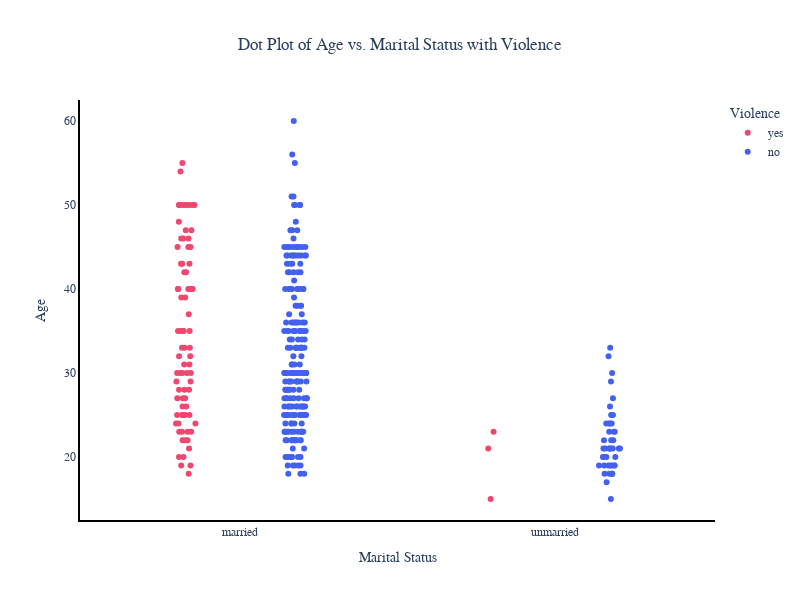

Here is the notebook cell this chart was saved with:
### Code cell
import plotly.express as px

custom_color_sequence = ['#ef476f', '#4361ee']

fig_dot = px.strip(df, x='Marital status', y='Age', color='Violence',
                   category_orders={'Marital status': ['married', 'unmarried']},
                   color_discrete_sequence=custom_color_sequence,
                   title='Dot Plot of Age vs. Marital Status with Violence',
                   hover_data=df.columns
                   )

fig_dot.update_layout(
    xaxis=dict(title='Marital Status', showline=True, linewidth=2, linecolor='black'),
    yaxis=dict(title='Age', showline=True, linewidth=2, linecolor='black'),
    legend_title='Violence',
    font=dict(family="cursive", size=12),
    plot_bgcolor='white',
    width=800,
    height=600,
    title_x=0.5
)

fig_dot.show()

### Figure 1 — Plotly figure (JSON) as saved in the notebook; plotly's stock layout.template omitted (floating-point values rounded to 4 significant figures; data arrays with more than 128 entries replaced by an {"elided": "..."} marker saying what was removed)
{"data": [{"alignmentgroup": "True", "boxpoints": "all", "customdata": {"elided": "86x5 mixed values"}, "fillcolor": "rgba(255,255,255,0)", "hoveron": "points", "hovertemplate": "Violence=%{customdata[4]}<br>Marital status=%{x}<br>Age=%{y}<br>SL. No=%{customdata[0]}<br>Education=%{customdata[1]}<br>Employment=%{customdata[2]}<br>Income=%{customdata[3]}<extra></extra>", "legendgroup": "yes", "line": {"color": "rgba(255,255,255,0)"}, "marker": {"color": "#ef476f"}, "name": "yes", "offsetgroup": "yes", "orientation": "v", "pointpos": 0, "showlegend": true, "type": "box", "x": ["married", "married", "unmarried", "married", "married", "married", "married", "married", "married", "married", "married", "married", "married", "married", "married", "married", "married", "married", "married", "married", "married", "married", "married", "married", "married", "married", "married", "married", "married", "married", "married", "married", "married", "married", "married", "married", "married", "married", "married", "married", "married", "married", "unmarried", "married", "married", "married", "married", "married", "married", "married", "married", "married", "married", "married", "married", "married", "married", "married", "married", "married", "married", "married", "married", "married", "married", "married", "married", "married", "married", "married", "unmarried", "married", "married", "married", "married", "married", "married", "married", "married", "married", "married", "married", "married", "married", "married", "married"], "x0": " ", "xaxis": "x", "y": [30, 50, 21, 45, 40, 50, 50, 40, 35, 23, 24, 50, 30, 50, 26, 40, 50, 43, 35, 40, 40, 37, 33, 42, 33, 30, 22, 19, 25, 30, 27, 24, 35, 50, 47, 40, 54, 39, 35, 46, 18, 55, 15, 19, 50, 45, 47, 35, 40, 20, 26, 33, 21, 23, 25, 30, 23, 25, 20, 29, 46, 29, 25, 24, 32, 42, 28, 31, 28, 31, 23, 43, 23, 32, 22, 27, 46, 50, 45, 22, 28, 39, 48, 25, 43, 27], "y0": " ", "yaxis": "y"}, {"alignmentgroup": "True", "boxpoints": "all", "customdata": {"elided": "261x5 mixed values"}, "fillcolor": "rgba(255,255,255,0)", "hoveron": "points", "hovertemplate": "Violence=%{customdata[4]}<br>Marital status=%{x}<br>Age=%{y}<br>SL. No=%{customdata[0]}<br>Education=%{customdata[1]}<br>Employment=%{customdata[2]}<br>Income=%{customdata[3]}<extra></extra>", "legendgroup": "no", "line": {"color": "rgba(255,255,255,0)"}, "marker": {"color": "#4361ee"}, "name": "no", "offsetgroup": "no", "orientation": "v", "pointpos": 0, "showlegend": true, "type": "box", "x": {"elided": "261 str values"}, "x0": " ", "xaxis": "x", "y": {"elided": "261 int values"}, "y0": " ", "yaxis": "y"}], "layout": {"boxmode": "group", "font": {"family": "cursive", "size": 12}, "height": 600, "legend": {"title": {"text": "Violence"}, "tracegroupgap": 0}, "plot_bgcolor": "white", "title": {"text": "Dot Plot of Age vs. Marital Status with Violence", "x": 0.5}, "width": 800, "xaxis": {"anchor": "y", "categoryarray": ["married", "unmarried"], "categoryorder": "array", "domain": [0, 1], "linecolor": "black", "linewidth": 2, "showline": true, "title": {"text": "Marital Status"}}, "yaxis": {"anchor": "x", "domain": [0, 1], "linecolor": "black", "linewidth": 2, "showline": true, "title": {"text": "Age"}}}}
